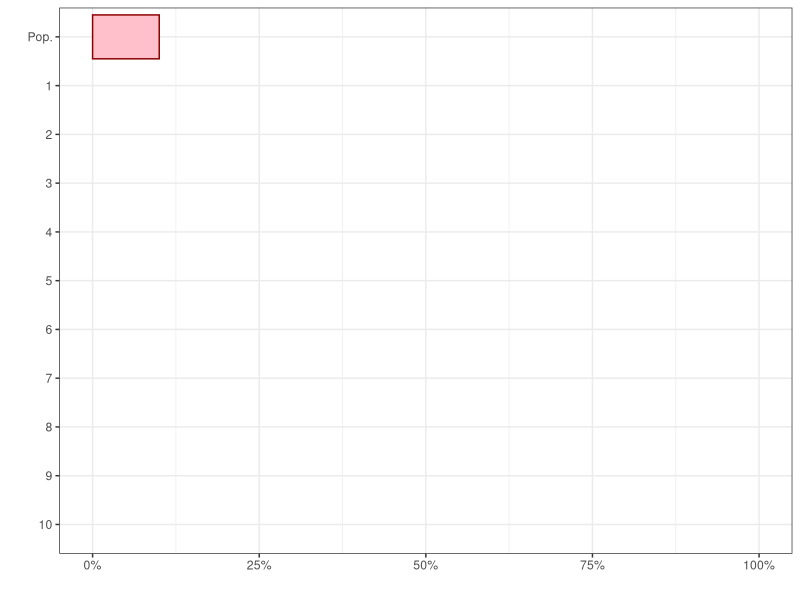
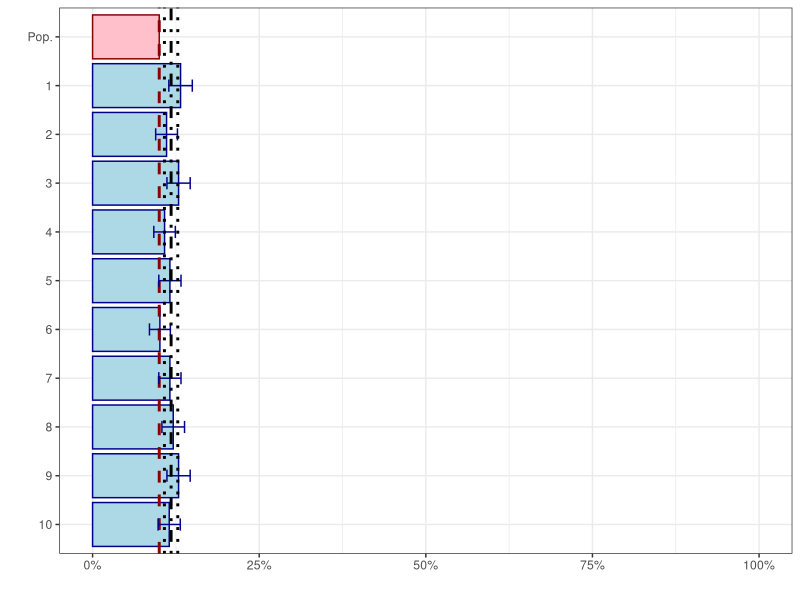

Here is the R script that generated these plots, in order:
## ---- chunk 1
knitr::opts_chunk$set(echo = FALSE)

library(dplyr)
library(purrr)
library(reshape2)
library(ggplot2)
## ---- chunk 2
prop.ci <- function(p, n, conf.level) {
  conf.level <- conf.level %>% as.character
  critical.values <- c('0.9' = 1.645, '0.95' = 1.96, '0.99' = 2.575)
  if(!conf.level %in% names(critical.values)) {
    stop(paste('Acceptable confidence levels:', paste(names(critical.values), collapse = ', ')))
  }
  moe <- critical.values[conf.level] * sqrt(p * (1 - p) / n)
  tibble(Low = p - moe, High = p + moe)
}

justmid <- function(d) {
  d %>%
    summarise(
      Mid = mean(p)
    )
}

minmax <- function(d) {
  d %>%
    summarise(
      Low = min(p),
      High = max(p)
    )
}

sdrange <- function(d) {
  d %>%
    summarise(
      Low = mean(p) - sd(p),
      High = mean(p) + sd(p)
    )
}

visualise.samples <- function(
    d, 
    include.mean = FALSE, 
    population.line = FALSE,
    range.function = NULL,
    confint = NULL) {
  
  d <- d %>%
    mutate(
      Sample = factor(
        Sample,
        levels = c(
          'Pop.', d$Sample[d$Sample!='Pop.']) %>% rev
      ),
      Colour = ifelse(
        Sample == 'Pop.',
        'Pop.', 'Sample'
      )
    )
  
  if(include.mean) {
    d.sample.summary <- d %>%
      filter(
        Sample != 'Pop.'
      ) %>%
      summarise(Mid = mean(p)) %>%
      melt(id = NULL, variable.name = 'Statistic', value.name = 'Value')
  } else {
    d.sample.summary <- tibble(
      Statistics = character(), Value = numeric()
    )
  }

  if(!is.null(range.function)) {
    d.sample.summary <- d %>%
      filter(
        Sample != 'Pop.'
      ) %>%
      range.function %>%
      melt(id = NULL, variable.name = 'Statistic', value.name = 'Value') %>%
      rbind(
        d.sample.summary
      )
  }
  
  p <- d %>%
    ggplot(
      aes(x = Sample, y = p, colour = Colour, fill = Colour)
    ) +
    geom_col()
  
  if(population.line) {
    p <- p +
      geom_hline(
        yintercept = d$p[d$Sample=='Pop.'],
        linetype = 'dashed',
        linewidth = 1,
        colour = 'darkred'
      )
  }
  
  if(!is.null(confint)) {
    p <- p +
      geom_errorbar(
        aes(
          ymin = Low,
          ymax = High
        ),
        data = tibble(d, prop.ci(d$p, d$n, confint)),
        width = 0.25
      )
  }
  
  if(nrow(d.sample.summary) > 0) {
    p <- p +
      geom_hline(
        aes(yintercept = Value, linetype = Statistic),
        linewidth = 1,
        data = d.sample.summary
      ) +
      scale_linetype_manual(
        values = c(
          Low = 'dotted', Mid = 'dotdash', High = 'dotted'), guide = 'none')
  }
  
  p +
    scale_x_discrete(
      '') +
    scale_y_continuous(
      '', limits = c(0,1), labels = scales::percent) +
    scale_colour_manual(
      values = c(
        'Pop.' = 'darkred', 'Sample' = 'darkblue'), guide = 'none') +
    scale_fill_manual(
      values = c(
        'Pop.' = 'pink', 'Sample' = 'lightblue'), guide = 'none') +
    coord_flip() +
    theme_bw()
}
## ---- chunk 3
population.p <- .1
population.N <- 10000

population <- c(
  rep(1, population.N * population.p), 
  rep(0, population.N * (1 - population.p)))
## ---- chunk 4
tibble(
  Sample = c('Pop.', 1:10), 
  n = NA, 
  p = c(mean(population), rep(NA, 10))
  ) %>% 
  visualise.samples
## ---- chunk 5
sample.size <- 1000

complement <- function(x, rho) {
  y <- rnorm(length(x))
  x.perp <- residuals(lm(y ~ x))
  rho * sd(x.perp) * x + x.perp * sd(y) * sqrt(1 - rho^2)
}

take.sample <- function(x, n, data.defect.correlation) {
  proportion.to.sample <- n / length(x)
  y <- complement(x, data.defect.correlation * 2)
  sampling.p <- ecdf(y)(y) * proportion.to.sample * 2
  sample(x, size = n, replace = FALSE, prob = sampling.p)
}

samples <- (1:10) %>%
  map_dbl(
    function(x) {
      mean(take.sample(population, sample.size, 0.15))
    }
  )
## ---- chunk 6
tibble(
  Sample = c('Pop.', 1:length(samples)), 
  n = c(NA, rep(sample.size, length(samples))),
  p = c(mean(population), samples)
  ) %>%
  visualise.samples(
    include.mean = TRUE, population.line = TRUE, range.function = sdrange, confint = .90)
